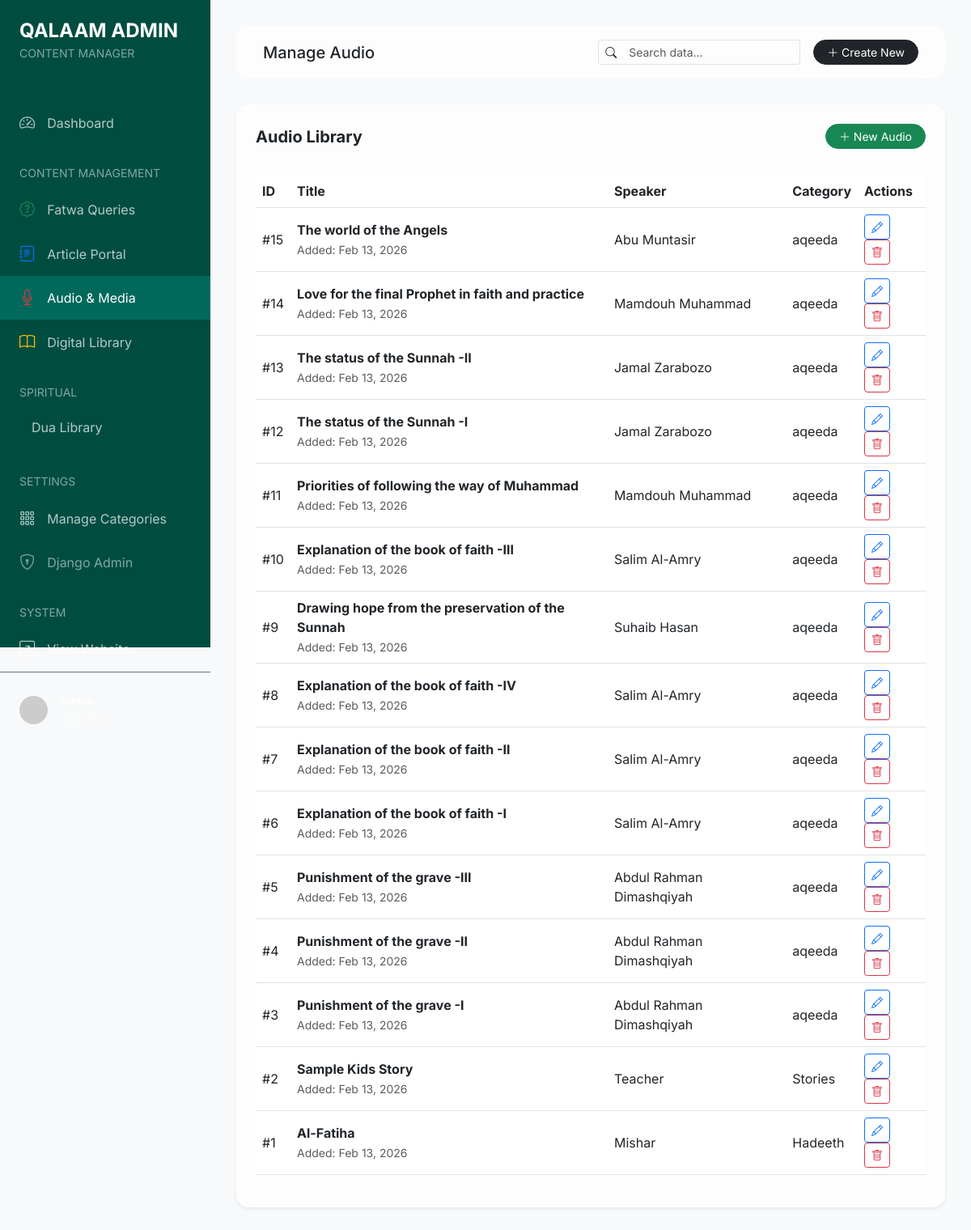
The page /admin-panel/audio/ (signed in) on the database its author committed.
### content/models.py (models this page shows, shortened)
class Audio(models.Model):
    title = models.CharField(max_length=500)
    file = models.FileField(upload_to='audio/')
    speaker = models.CharField(max_length=200)
    category = models.ForeignKey(ContentCategory, on_delete=models.CASCADE, related_name='audios')
    created_at = models.DateTimeField(auto_now_add=True)

class ContentCategory(MPTTModel):
    name = models.CharField(max_length=200)
    parent = TreeForeignKey('self', on_delete=models.CASCADE, null=True, blank=True, related_name='children')
    slug = models.SlugField(unique=True)
    icon = models.CharField(max_length=50, default='bi-folder', help_text="Bootstrap icon class (e.g., bi-book)")
    class MPTTMeta:
        order_insertion_by = ['name']

### dashboard/views.py (the view)
# urls.py: path('audio/', views.DashAudioListView.as_view(), name='audio_list'),
class DashAudioListView(LoginRequiredMixin, StaffRequiredMixin, ListView):
    model = Audio
    template_name = 'dashboard/audio_list.html'
    context_object_name = 'audios'
    paginate_by = 15
    ordering = ['-created_at']

### dashboard/views.py (called while the page is built)
    def test_func(self):
        return self.request.user.is_staff

### templates/dashboard/audio_list.html
{% extends 'dashboard/base.html' %}
{% block page_title %}Manage Audio{% endblock %}
{% block main %}
<div class="card card-glass border-0 shadow-sm">
    <div class="card-header bg-transparent border-0 pt-4 px-4 d-flex justify-content-between align-items-center">
        <h5 class="mb-0 fw-bold">Audio Library</h5>
        <a href="{% url 'dashboard:audio_create' %}" class="btn btn-sm btn-success rounded-pill px-3">
            <i class="bi bi-plus-lg"></i> New Audio
        </a>
    </div>
    <div class="card-body p-4">
        <div class="table-responsive">
            <table class="table table-hover align-middle">
                <thead>
                    <tr>
                        <th>ID</th>
                        <th>Title</th>
                        <th>Speaker</th>
                        <th>Category</th>
                        <th>Actions</th>
                    </tr>
                </thead>
                <tbody>
                    {% for audio in audios %}
                    <tr>
                        <td>#{{ audio.id }}</td>
                        <td>
                            <div class="fw-bold">{{ audio.title|truncatechars:50 }}</div>
                            <small class="text-muted">Added: {{ audio.created_at|date:"M d, Y" }}</small>
                        </td>
                        <td>{{ audio.speaker }}</td>
                        <td>{{ audio.category.name }}</td>
                        <td>
                            <a href="{% url 'dashboard:audio_edit' audio.pk %}"
                                class="btn btn-sm btn-outline-primary"><i class="bi bi-pencil"></i></a>
                            <a href="{% url 'dashboard:audio_delete' audio.pk %}"
                                class="btn btn-sm btn-outline-danger"><i class="bi bi-trash"></i></a>
                        </td>
                    </tr>
                    {% empty %}
                    <tr>
                        <td colspan="5" class="text-center py-4 text-muted">No audio files found.</td>
                    </tr>
                    {% endfor %}
                </tbody>
            </table>
        </div>
    </div>
</div>
{% endblock %}

### templates/dashboard/base.html (style rules this page uses)
:root { --sidebar-width: 260px; --primary-bg: #f8f9fa; --sidebar-bg: #004d40; --sidebar-hover: #00695c; --accent-color: #ffd700; }
body { font-family: 'Inter', sans-serif; background-color: var(--primary-bg); overflow-x: hidden; }
.card-glass { background: rgba(255, 255, 255, 0.7); backdrop-filter: blur(10px); border: 1px solid rgba(255, 255, 255, 0.3); border-radius: 15px; }

### rows shown on the page
Audio: id "15", title "The world of the Angels", created_at "Feb 13, 2026", speaker "Abu Muntasir", category.name "aqeeda"
Audio: id "14", title "Love for the final Prophet in faith and practice", created_at "Feb 13, 2026", speaker "Mamdouh Muhammad", category.name "aqeeda"
Audio: id "13", title "The status of the Sunnah -II", created_at "Feb 13, 2026", speaker "Jamal Zarabozo", category.name "aqeeda"
Audio: id "12", title "The status of the Sunnah -I", created_at "Feb 13, 2026", speaker "Jamal Zarabozo", category.name "aqeeda"
Audio: id "11", title "Priorities of following the way of Muhammad", created_at "Feb 13, 2026", speaker "Mamdouh Muhammad", category.name "aqeeda"
Audio: id "10", title "Explanation of the book of faith -III", created_at "Feb 13, 2026", speaker "Salim Al-Amry", category.name "aqeeda"
Audio: id "9", title "Drawing hope from the preservation of the Sunnah", created_at "Feb 13, 2026", speaker "Suhaib Hasan", category.name "aqeeda"
Audio: id "8", title "Explanation of the book of faith -IV", created_at "Feb 13, 2026", speaker "Salim Al-Amry", category.name "aqeeda"
Audio: id "7", title "Explanation of the book of faith -II", created_at "Feb 13, 2026", speaker "Salim Al-Amry", category.name "aqeeda"
Audio: id "6", title "Explanation of the book of faith -I", created_at "Feb 13, 2026", speaker "Salim Al-Amry", category.name "aqeeda"
Audio: id "5", title "Punishment of the grave -III", created_at "Feb 13, 2026", speaker "Abdul Rahman Dimashqiyah", category.name "aqeeda"
Audio: id "4", title "Punishment of the grave -II", created_at "Feb 13, 2026", speaker "Abdul Rahman Dimashqiyah", category.name "aqeeda"
Audio: id "3", title "Punishment of the grave -I", created_at "Feb 13, 2026", speaker "Abdul Rahman Dimashqiyah", category.name "aqeeda"
Audio: id "2", title "Sample Kids Story", created_at "Feb 13, 2026", speaker "Teacher", category.name "Stories"
Audio: id "1", title "Al-Fatiha", created_at "Feb 13, 2026", speaker "Mishar", category.name "Hadeeth"
